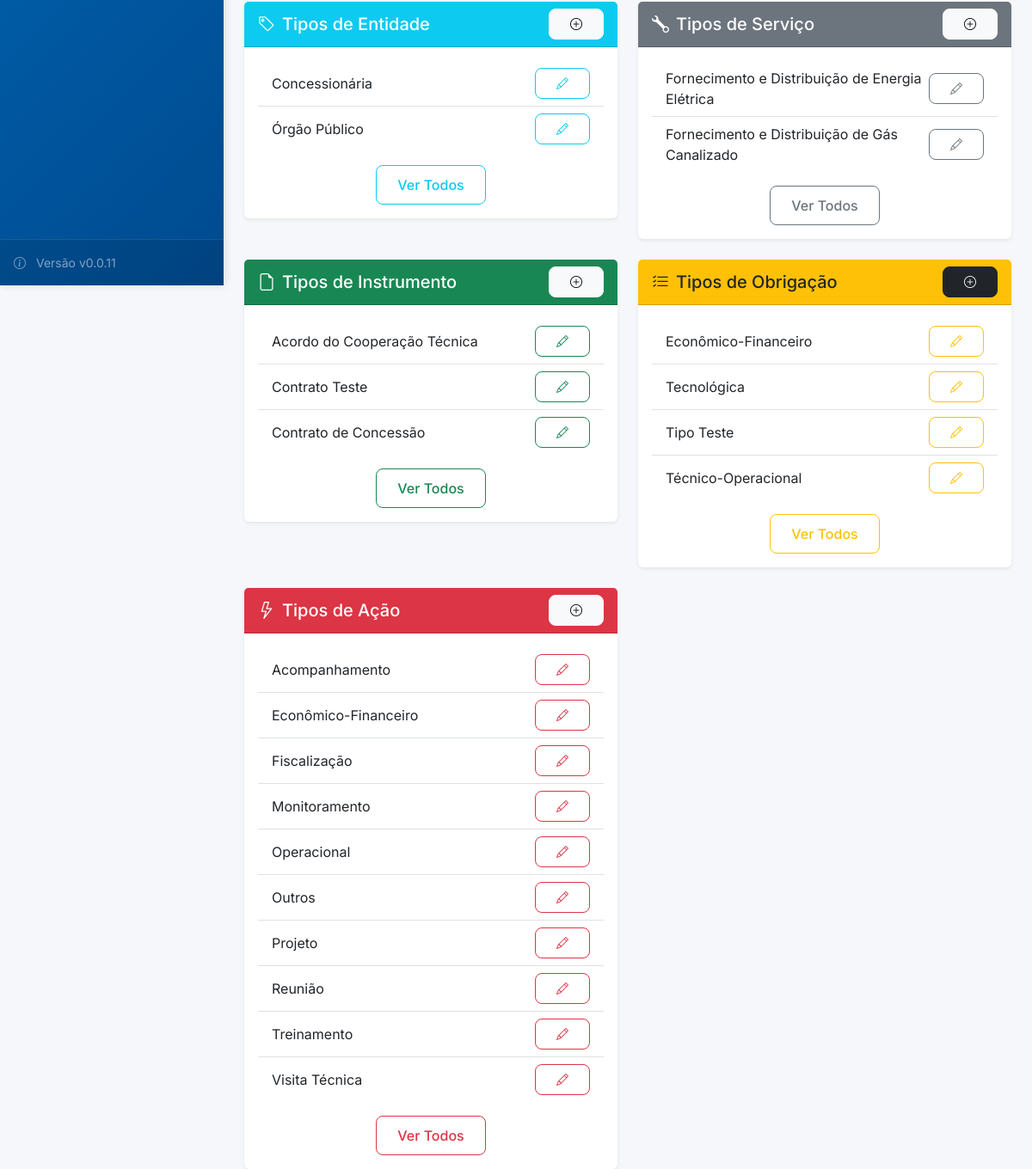
Page /configuracoes/ (signed in, lower part) on the earlier database version.
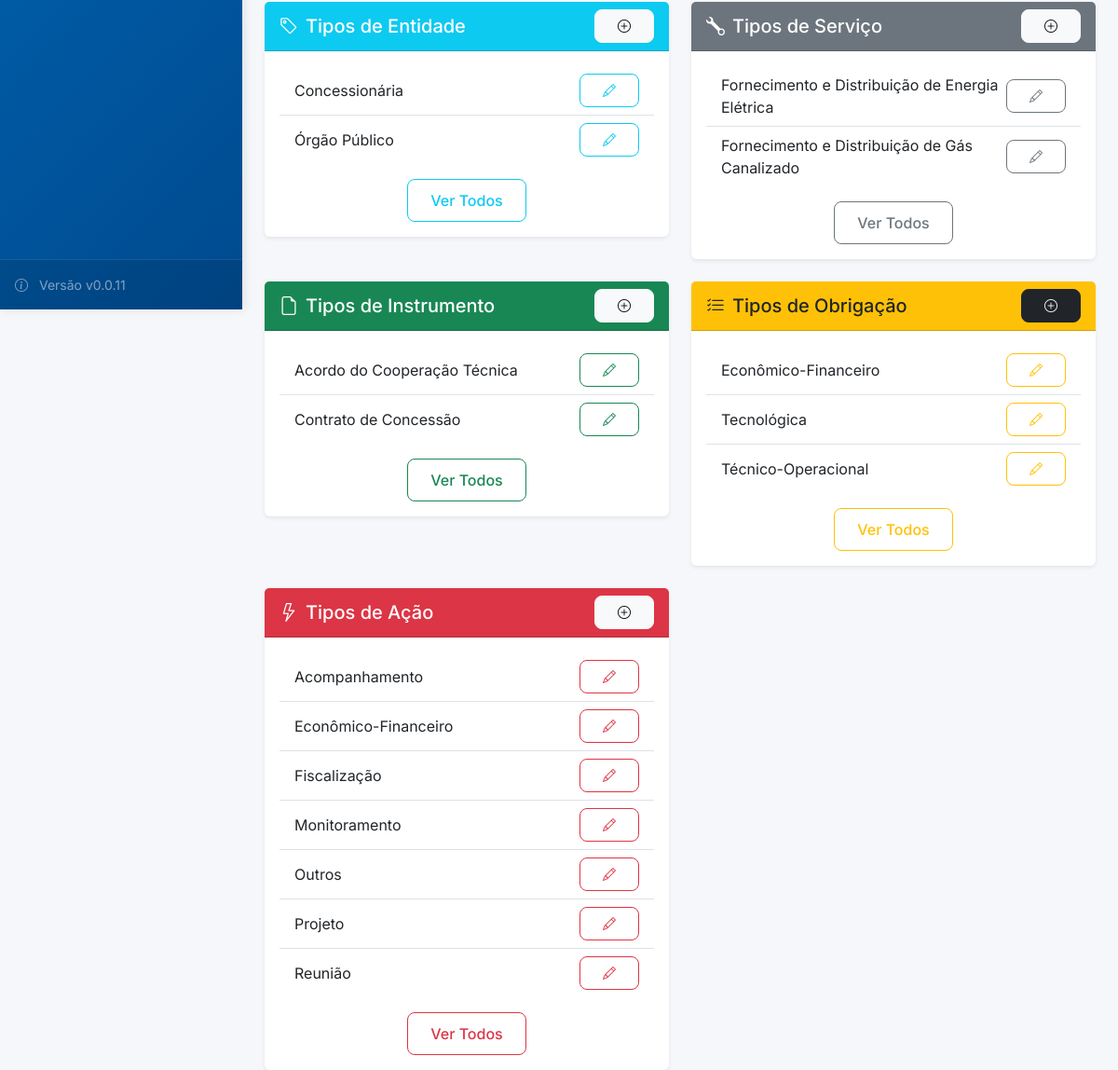
Same page on the later database version.
### core/models.py (models this page shows, shortened)
class TipoEntidade(models.Model):
    nome = models.CharField('Nome do Tipo', max_length=100, unique=True)
    descricao = models.TextField('Descrição', blank=True)
    ativo = models.BooleanField('Ativo', default=True)
    class Meta:
        verbose_name = 'Tipo de Entidade'
        verbose_name_plural = 'Tipos de Entidade'
        ordering = ['nome']

class TipoServico(models.Model):
    nome = models.CharField('Nome do Serviço', max_length=100, unique=True)
    descricao = models.TextField('Descrição', blank=True)
    ativo = models.BooleanField('Ativo', default=True)
    class Meta:
        verbose_name = 'Tipo de Serviço'
        verbose_name_plural = 'Tipos de Serviço'
        ordering = ['nome']

class TipoInstrumento(models.Model):
    nome = models.CharField('Nome do Tipo', max_length=100, unique=True)
    descricao = models.TextField('Descrição', blank=True)
    ativo = models.BooleanField('Ativo', default=True)
    class Meta:
        verbose_name = 'Tipo de Instrumento'
        verbose_name_plural = 'Tipos de Instrumento'
        ordering = ['nome']

class TipoObrigacao(models.Model):
    nome = models.CharField('Nome do Tipo', max_length=100, unique=True)
    descricao = models.TextField('Descrição', blank=True)
    ativo = models.BooleanField('Ativo', default=True)
    class Meta:
        verbose_name = 'Tipo de Obrigação'
        verbose_name_plural = 'Tipos de Obrigação'
        ordering = ['nome']

class TipoAcao(models.Model):
    nome = models.CharField('Nome do Tipo', max_length=100, unique=True)
    descricao = models.TextField('Descrição', blank=True)
    ativo = models.BooleanField('Ativo', default=True)
    class Meta:
        verbose_name = 'Tipo de Ação'
        verbose_name_plural = 'Tipos de Ação'
        ordering = ['nome']

### core/config_views.py (the view)
# urls.py: path('configuracoes/', configuracoes, name='configuracoes'),
@login_required
def configuracoes(request):
    context = {
        'diretorias': Diretoria.objects.all(),
        'tipos_entidade': TipoEntidade.objects.all(),
        'tipos_servico': TipoServico.objects.all(),
        'tipos_instrumento': TipoInstrumento.objects.all(),
        'tipos_obrigacao': TipoObrigacao.objects.all(),
        'tipos_acao': TipoAcao.objects.all(),
    }
    return render(request, 'core/configuracoes.html', context)

### usuarios/models.py (called while the page is built)
    def pode_criar_usuario(self):
        return self.perfil in [0, 1, 2, 3]  # Admin, Diretoria, Assessoria, Coordenação

### templates/core/configuracoes.html (shortened to what the changed rows need)
﻿{% extends 'base_modern.html' %}
{% block content %}
<div class="row g-4">
    <div class="col-md-6">
        <div class="card border-0 shadow-sm">
            <div class="card-body">
                <div class="list-group list-group-flush">
                    {% for tipo in tipos_entidade %}
                    <div class="list-group-item d-flex justify-content-between align-items-center">
                        {{tipo.nome}}
                        <a href="{% url 'tipoentidade_edit' tipo.pk %}" class="btn btn-sm btn-outline-info">
                            <i class="bi bi-pencil"></i>
                        </a>
                    </div>
                    {% endfor %}
                </div>
            </div>
        </div>
    </div>
    <div class="col-md-6">
        <div class="card border-0 shadow-sm">
            <div class="card-body">
                <div class="list-group list-group-flush">
                    {% for tipo in tipos_servico %}
                    <div class="list-group-item d-flex justify-content-between align-items-center">
                        {{tipo.nome}}
                        <a href="{% url 'tiposervico_edit' tipo.pk %}" class="btn btn-sm btn-outline-secondary">
                            <i class="bi bi-pencil"></i>
                        </a>
                    </div>
                    {% endfor %}
                </div>
            </div>
        </div>
    </div>
    <div class="col-md-6">
        <div class="card border-0 shadow-sm">
            <div class="card-body">
                <div class="list-group list-group-flush">
                    {% for tipo in tipos_instrumento %}
                    <div class="list-group-item d-flex justify-content-between align-items-center">
                        {{tipo.nome}}
                        <a href="{% url 'tipoinstrumento_edit' tipo.pk %}" class="btn btn-sm btn-outline-success">
                            <i class="bi bi-pencil"></i>
                        </a>
                    </div>
                    {% endfor %}
                </div>
            </div>
        </div>
    </div>
    <div class="col-md-6">
        <div class="card border-0 shadow-sm">
            <div class="card-body">
                <div class="list-group list-group-flush">
                    {% for tipo in tipos_obrigacao %}
                    <div class="list-group-item d-flex justify-content-between align-items-center">
                        {{tipo.nome}}
                        <a href="{% url 'tipoobrigacao_edit' tipo.pk %}" class="btn btn-sm btn-outline-warning">
                            <i class="bi bi-pencil"></i>
                        </a>
                    </div>
                    {% endfor %}
                </div>
            </div>
        </div>
    </div>
    <div class="col-md-6">
        <div class="card border-0 shadow-sm">
            <div class="card-body">
                <div class="list-group list-group-flush">
                    {% for tipo in tipos_acao %}
                    <div class="list-group-item d-flex justify-content-between align-items-center">
                        {{tipo.nome}}
                        <a href="{% url 'tipoacao_edit' tipo.pk %}" class="btn btn-sm btn-outline-danger">
                            <i class="bi bi-pencil"></i>
                        </a>
                    </div>
                    {% endfor %}
                </div>
            </div>
        </div>
    </div>
</div>
{% endblock %}

Differences in the rows shown:
removed TipoInstrumento: nome "Contrato Teste"
removed TipoObrigacao: nome "Tipo Teste"
removed TipoAcao: nome "Operacional"
removed TipoAcao: nome "Treinamento"
removed TipoAcao: nome "Visita Técnica"
